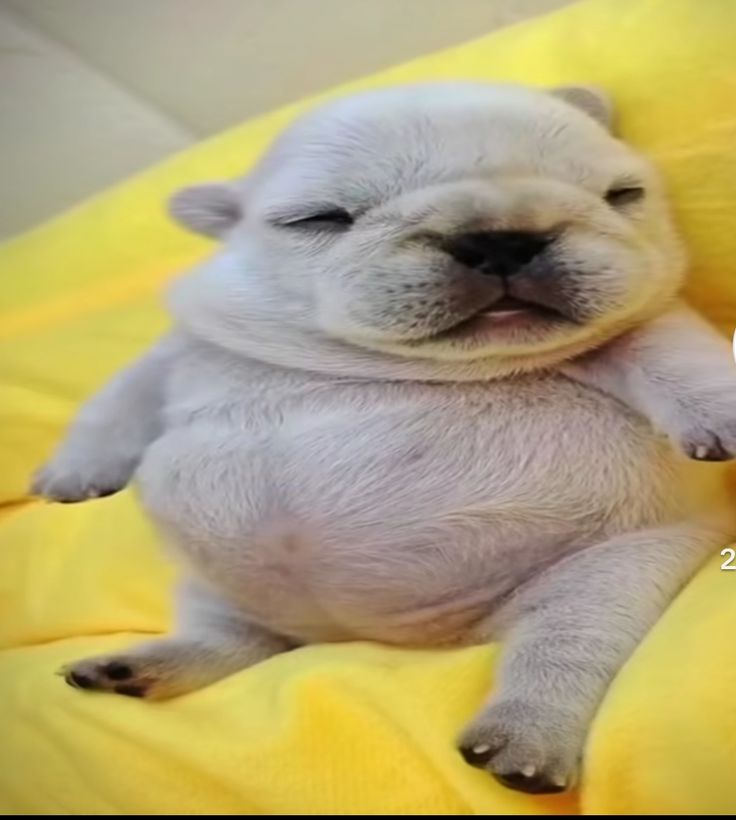
#> input picture pibble.jpg, 736 x 820 px
$ python main.py
#> lines starting #> are read from the running program, lines starting #| are printed output that depends on the picture
import cv2
import numpy as np
import matplotlib.pyplot as plt
import os

from skimage.metrics import structural_similarity as ssim

OUTPUT_DIR = "output"
os.makedirs(OUTPUT_DIR, exist_ok=True)


def load_image(path):
    filename = os.path.basename(path).lower()

    if filename == "gray.jpg":
        img = cv2.imread(path, cv2.IMREAD_GRAYSCALE)
        is_gray = True
    else:
        img = cv2.imread(path, cv2.IMREAD_UNCHANGED)
        if img is None:
            raise FileNotFoundError(f"Cannot read image: {path}")

        if len(img.shape) == 2:
            is_gray = True
        elif len(img.shape) == 3 and img.shape[2] == 1:
            img = img[:, :, 0]
            is_gray = True
        else:
            is_gray = False

    img = img.astype(np.float32) / 255.0
    return img, is_gray


def add_impulse_noise(image, amount=0.2):
    noisy = image.copy()
    h, w = image.shape[:2]
    num_noisy = int(h * w * amount)

    coords_h = np.random.randint(0, h, num_noisy)
    coords_w = np.random.randint(0, w, num_noisy)

    if image.ndim == 2:
        noisy[coords_h, coords_w] = np.random.rand(num_noisy)
    else:
        noisy[coords_h, coords_w, 0] = np.random.rand(num_noisy)
        noisy[coords_h, coords_w, 1] = np.random.rand(num_noisy)
        noisy[coords_h, coords_w, 2] = np.random.rand(num_noisy)

    return noisy.astype(np.float32)


def remove_noise(image):

    blurred = cv2.GaussianBlur(image, (5, 5), 3)

    return blurred.astype(np.float32)


def gamma_correction(image, gamma_value=0.7):

    corrected = np.power(image, gamma_value)

    return np.clip(corrected, 0.0, 1.0).astype(np.float32)


def histogram_linear_transformation(image):
    g_min = np.min(image)
    g_max = np.max(image)

    if g_max <= g_min:
        return image.copy()

    k = 1.0 / (g_max - g_min)

    result = k * (image - g_min)

    return np.clip(result, 0.0, 1.0).astype(np.float32)


def mean_brightness(img, is_gray):

    if is_gray:
        return float(np.mean(img) * 255)

    hsv = cv2.cvtColor((img * 255).astype(np.uint8), cv2.COLOR_BGR2HSV)

    return float(np.mean(hsv[:, :, 2]))


def activate_appropriate_contrast_processor(img, is_gray):

    mean_v = mean_brightness(img, is_gray)
    if mean_v > 200:
        processed = gamma_correction(img)
        title = "Gamma Correction"
    else:
        processed = histogram_linear_transformation(img)
        title = "Histogram Linear Transformation"

    return processed, title


def calculate_rmse(original, compared):

    return np.sqrt(np.mean((original - compared) ** 2))


def calculate_ssim(original, compared, is_gray):
    original_uint8 = (original * 255).astype(np.uint8)
    compared_uint8 = (compared * 255).astype(np.uint8)

    if is_gray:
        score = ssim(original_uint8, compared_uint8, data_range=255)
    else:
        score = ssim(original_uint8, compared_uint8, channel_axis=2, data_range=255)

    return float(score)


def save_image_comparison(original, noisy, processed, out_path, is_gray, title=""):

    fig, axes = plt.subplots(1, 3, figsize=(15, 5))

    axes[0].set_title("Original")
    axes[1].set_title("Noisy")
    axes[2].set_title("Processed")

    if is_gray:
        axes[0].imshow(original, cmap="gray")
        axes[1].imshow(noisy, cmap="gray")
        axes[2].imshow(processed, cmap="gray")

    else:
        axes[0].imshow(
            cv2.cvtColor((original * 255).astype(np.uint8), cv2.COLOR_BGR2RGB)
        )

        axes[1].imshow(cv2.cvtColor((noisy * 255).astype(np.uint8), cv2.COLOR_BGR2RGB))

        axes[2].imshow(
            cv2.cvtColor((processed * 255).astype(np.uint8), cv2.COLOR_BGR2RGB)
        )

    for ax in axes:
        ax.axis("off")

    fig.suptitle(title)

    plt.tight_layout()

    plt.savefig(out_path, dpi=150, bbox_inches="tight")

    plt.close()


def save_quality_report(
    rmse_noisy, rmse_processed, ssim_noisy, ssim_processed, out_path
):

    fig, ax = plt.subplots(figsize=(8, 4))

    ax.axis("off")

    text = (
        "IMAGE QUALITY MEASURES\n\n"
        "Original vs Noisy\n"
        f"RMSE : {rmse_noisy:.6f}\n"
        f"SSIM : {ssim_noisy:.6f}\n\n"
        "Original vs Processed\n"
        f"RMSE : {rmse_processed:.6f}\n"
        f"SSIM : {ssim_processed:.6f}\n"
    )

    ax.text(0.05, 0.95, text, fontsize=14, va="top", family="monospace")

    plt.tight_layout()

    plt.savefig(out_path, dpi=150, bbox_inches="tight")

    plt.close()


def process_single_image(path, idx):

    original, is_gray = load_image(path)

    noisy = add_impulse_noise(original, 0.2)

    denoised = remove_noise(noisy)

    processed, method_name = activate_appropriate_contrast_processor(denoised, is_gray)

    rmse_noisy = calculate_rmse(original, noisy)

    rmse_processed = calculate_rmse(original, processed)

    ssim_noisy = calculate_ssim(original, noisy, is_gray)

    ssim_processed = calculate_ssim(original, processed, is_gray)

    base = os.path.splitext(os.path.basename(path))[0]

    comparison_out = os.path.join(OUTPUT_DIR, f"{idx:02d}_{base}_comparison.png")

    quality_out = os.path.join(OUTPUT_DIR, f"{idx:02d}_{base}_quality.png")

    save_image_comparison(
        original, noisy, processed, comparison_out, is_gray, method_name
    )

    save_quality_report(
        rmse_noisy, rmse_processed, ssim_noisy, ssim_processed, quality_out
    )


def main():

    files = ["pibble.jpg", "dark.jpeg", "beach.jpg", "gray.jpg"]

    for idx, file in enumerate(files, start=1):
        if os.path.exists(file):
            process_single_image(file, idx)
#> in load_image, img is the input picture: shape (820, 736, 3); mean B, G, R 117.1, 165.2, 179
#> in process_single_image, `original, is_gray = load_image(path)`: is_gray = False
#> in add_impulse_noise, `noisy[coords_h, coords_w, 2] = np.random.rand(num_noisy)`:
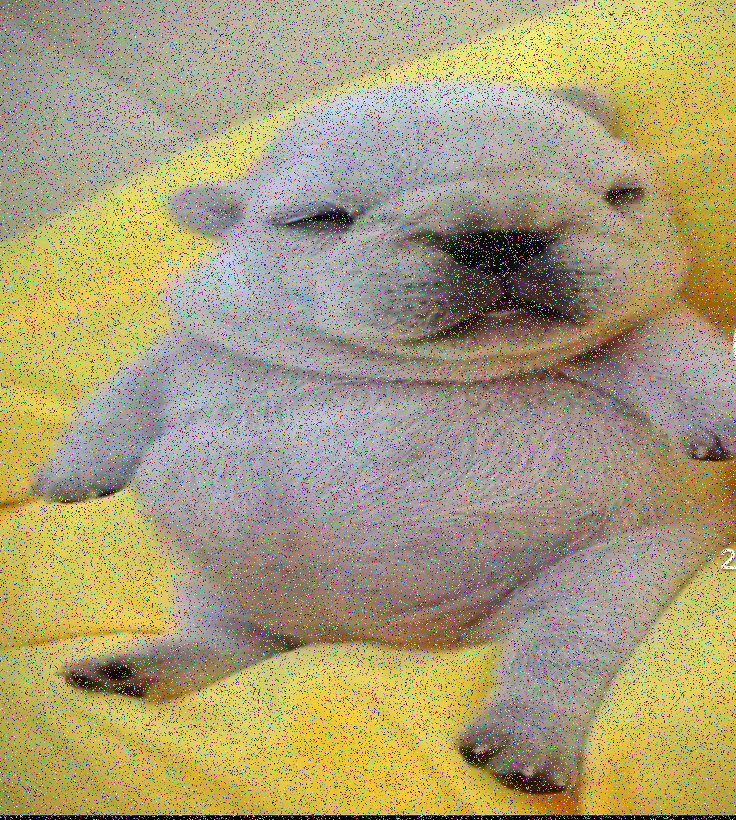
#> noisy: shape (820, 736, 3) float32; mean B, G, R 0.467, 0.62, 0.665
#> in remove_noise, `blurred = cv2.GaussianBlur(image, (5, 5), 3)`:
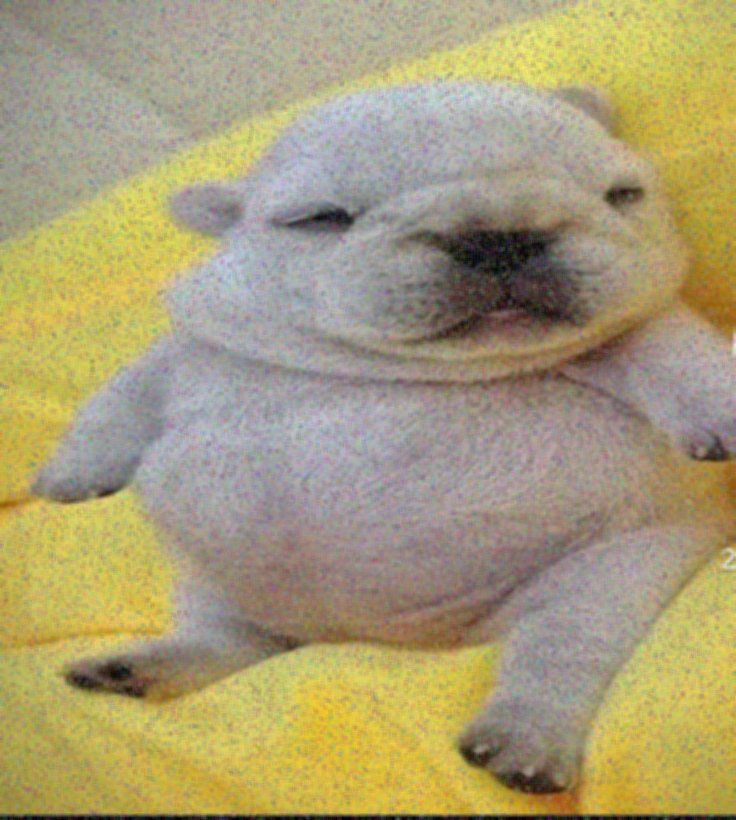
#> blurred: shape (820, 736, 3) float32; mean B, G, R 0.466, 0.621, 0.666
#> in mean_brightness, `hsv = cv2.cvtColor((img * 255).astype(np.uint8), cv2.COLOR_BGR2HSV)`: hsv: shape (820, 736, 3); mean H, S, V 47.3, 78, 171.4
#> in activate_appropriate_contrast_processor, `mean_v = mean_brightness(img, is_gray)`: mean_v = 171.4
#> in histogram_linear_transformation, `g_min = np.min(image)`: g_min = 0
#> in histogram_linear_transformation, `g_max = np.max(image)`: g_max = 0.963
#> in histogram_linear_transformation, `k = 1.0 / (g_max - g_min)`: k = 1.04
#> in process_single_image, `processed, method_name = activate_appropriate_contrast_processor(denoi..`: method_name = 'Histogram Linear Transformation'
#> in process_single_image, `rmse_noisy = calculate_rmse(original, noisy)`: rmse_noisy = 0.155
#> in process_single_image, `rmse_processed = calculate_rmse(original, processed)`: rmse_processed = 0.0466
#> in calculate_ssim, `score = ssim(original_uint8, compared_uint8, channel_axis=2, data_rang..`: score = 0.0983
#> in process_single_image, `ssim_processed = calculate_ssim(original, processed, is_gray)`: ssim_processed = 0.634
#> in save_image_comparison, `plt.savefig(out_path, dpi=150, bbox_inches="tight")`:
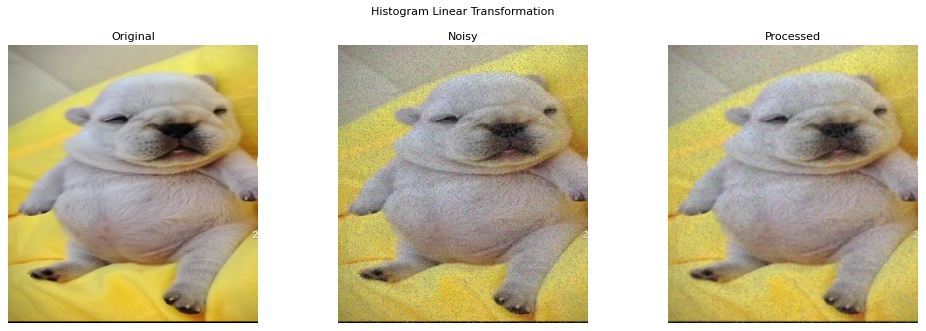
#> figure drawn by matplotlib, 3 panels
        else:
            print(f"File not found: {file}")
#> pass 2 of the loop in main, `for idx, file in enumerate(files, start=1):`:
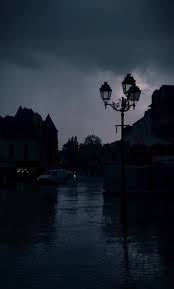
#> input picture dark.jpeg, 174 x 289 px
#> in load_image, img is the input picture: shape (289, 174, 3); mean B, G, R 47.7, 36.7, 29
#> blurred: shape (289, 174, 3) float32
#> hsv: shape (289, 174, 3); mean H, S, V 106.4, 84.2, 62.9
#> g_max = 0.665
#> k = 1.5
#> in histogram_linear_transformation (call 2), `result = k * (image - g_min)`:
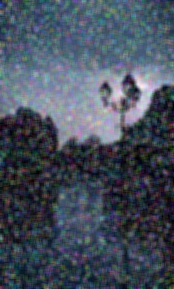
#> result: shape (289, 174, 3) float32; mean B, G, R 0.366, 0.313, 0.276
#> compared_uint8: shape (289, 174, 3)
#> in save_image_comparison (call 2), `plt.savefig(out_path, dpi=150, bbox_inches="tight")`:
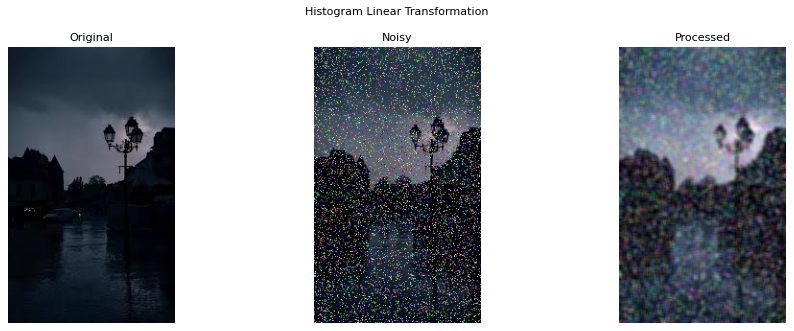
#> figure drawn by matplotlib, 3 panels
#> pass 3 of the loop in main, `for idx, file in enumerate(files, start=1):`:
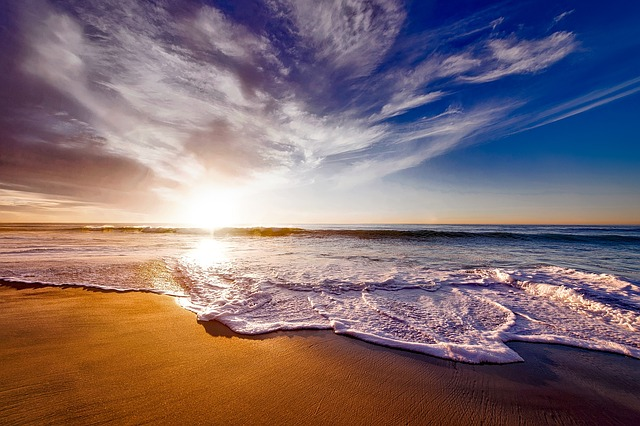
#> input picture beach.jpg, 640 x 426 px
#> in load_image, img is the input picture: shape (426, 640, 3); mean B, G, R 113.4, 108.5, 128.1
#> in remove_noise (call 3), `blurred = cv2.GaussianBlur(image, (5, 5), 3)`:
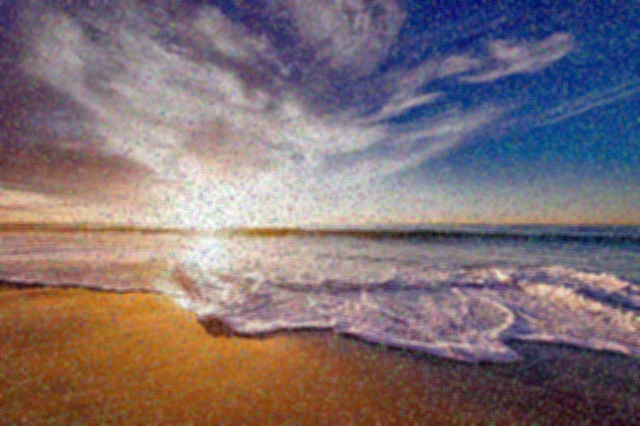
#> blurred: shape (426, 640, 3) float32; mean B, G, R 0.455, 0.439, 0.502
#> hsv: shape (426, 640, 3); mean H, S, V 83.1, 92.1, 144.3
#> compared_uint8: shape (426, 640, 3)
#> in save_image_comparison (call 3), `plt.savefig(out_path, dpi=150, bbox_inches="tight")`:
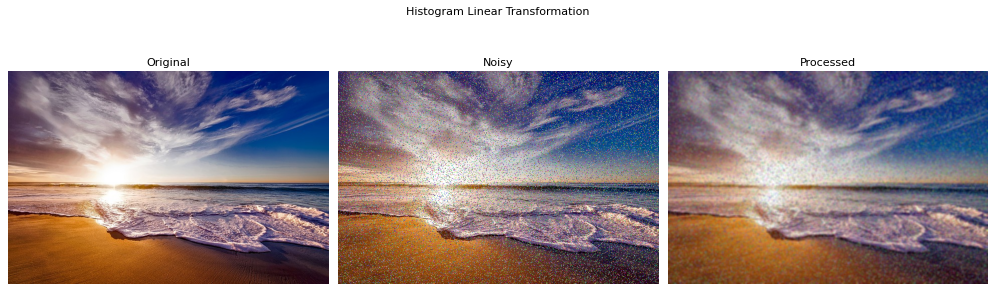
#> figure drawn by matplotlib, 3 panels
#> the loop made 4 passes; the first 3 are shown


if __name__ == "__main__":
    main()
